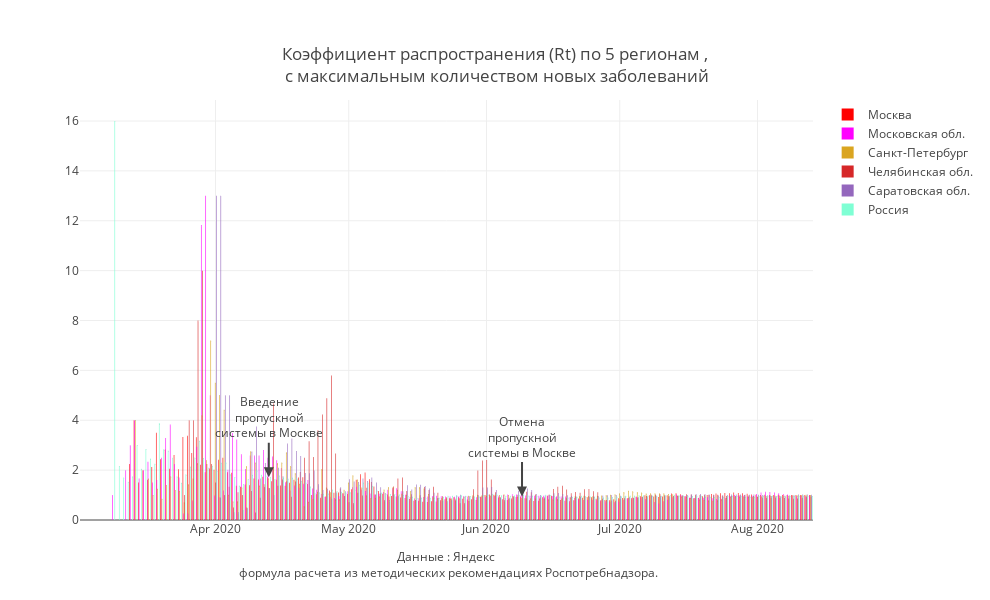

The code cell stored with this chart in its notebook:
### Code cell
#mask = (X.Date>datetime.date(2020,5,1))&(X.Region.isin(regions_towatch))

colors_dict = {"Москва": "red",
                "Московская обл.": "magenta",
                "Санкт-Петербург": "goldenrod",
                "Нижегородская обл.": "darkblue",
                "Свердловская обл.": "green",
                 'Россия':'aquamarine'}
fig = go.Figure()
for i in regions_towatch:
    mask = X['Region'] == i
        
    fig.add_trace(
        
        go.Bar(
        name = f'{i}',
        x=X[mask].Date,
        y=X[mask].Rt,
        text=round(X[mask].Rt,3),
        textposition='inside',
        marker_color= colors_dict.get(i),
        
        showlegend=True))




                  
fig.update_layout(
    annotations=[
        dict(
            x='2020-04-13',
            y=1.717,
            xref="x",
            yref="y",
            text="Введение<br>пропускной<br>системы в Москве",
            showarrow=True,
            arrowhead=2,
            ax=0,
            ay=-60),
        dict(
            x='2020-06-09',
            y=0.942,
            xref="x",
            yref="y",
            text="Отмена<br>пропускной<br>системы в Москве",
            showarrow=True,
            arrowhead=2,
            ax=0,
            ay=-60),
            dict(x=0.5,y=-0.15,
            showarrow=False,
            text="Данные : Яндекс <br> формула расчета из методических рекомендациях Роспотребнадзора.",
            xref="paper",
            yref="paper")],
                  title = "Коэффициент распространения (Rt) по 5 регионам ,<br> с максимальным количеством новых заболеваний ",
                  title_x = 0.5,
                  title_y= 0.9,
                  title_xanchor = "center",
                  title_yanchor = "bottom", 
                 # legend_x = 0.05,legend_y = 0.9,
                  width = 990, height = 600,template = 'gridon',
    
    
                 # xaxis_title='Коэффициент рассчитан, исходя из данных оперативного штаба и <br>' + 
                               #' формулы расчета в методических рекомендациях Роспотребнадзора. ',
    yaxis_title = ' '
)


fig.show()

### Figure 1 — Plotly figure (JSON) as saved in the notebook; plotly's stock layout.template omitted (floating-point values rounded to 4 significant figures; data arrays with more than 128 entries replaced by an {"elided": "..."} marker saying what was removed)
{"data": [{"marker": {"color": "red"}, "name": "Москва", "showlegend": true, "text": {"elided": "161 float values"}, "textposition": "inside", "type": "bar", "x": {"elided": "161 str values"}, "y": {"elided": "161 float values"}}, {"marker": {"color": "magenta"}, "name": "Московская обл.", "showlegend": true, "text": {"elided": "165 float values"}, "textposition": "inside", "type": "bar", "x": {"elided": "165 str values"}, "y": {"elided": "165 float values"}}, {"marker": {"color": "goldenrod"}, "name": "Санкт-Петербург", "showlegend": true, "text": {"elided": "160 float values"}, "textposition": "inside", "type": "bar", "x": {"elided": "160 str values"}, "y": {"elided": "160 float values"}}, {"name": "Челябинская обл.", "showlegend": true, "text": {"elided": "155 float values"}, "textposition": "inside", "type": "bar", "x": {"elided": "155 str values"}, "y": {"elided": "155 float values"}}, {"name": "Саратовская обл.", "showlegend": true, "text": {"elided": "155 float values"}, "textposition": "inside", "type": "bar", "x": {"elided": "155 str values"}, "y": {"elided": "155 float values"}}, {"marker": {"color": "aquamarine"}, "name": "Россия", "showlegend": true, "text": {"elided": "165 float values"}, "textposition": "inside", "type": "bar", "x": {"elided": "165 str values"}, "y": {"elided": "165 float values"}}], "layout": {"annotations": [{"arrowhead": 2, "ax": 0, "ay": -60, "showarrow": true, "text": "Введение<br>пропускной<br>системы в Москве", "x": "2020-04-13", "xref": "x", "y": 1.717, "yref": "y"}, {"arrowhead": 2, "ax": 0, "ay": -60, "showarrow": true, "text": "Отмена<br>пропускной<br>системы в Москве", "x": "2020-06-09", "xref": "x", "y": 0.942, "yref": "y"}, {"showarrow": false, "text": "Данные : Яндекс <br> формула расчета из методических рекомендациях Роспотребнадзора.", "x": 0.5, "xref": "paper", "y": -0.15, "yref": "paper"}], "height": 600, "title": {"text": "Коэффициент распространения (Rt) по 5 регионам ,<br> с максимальным количеством новых заболеваний ", "x": 0.5, "xanchor": "center", "y": 0.9, "yanchor": "bottom"}, "width": 990, "yaxis": {"title": {"text": " "}}}}
